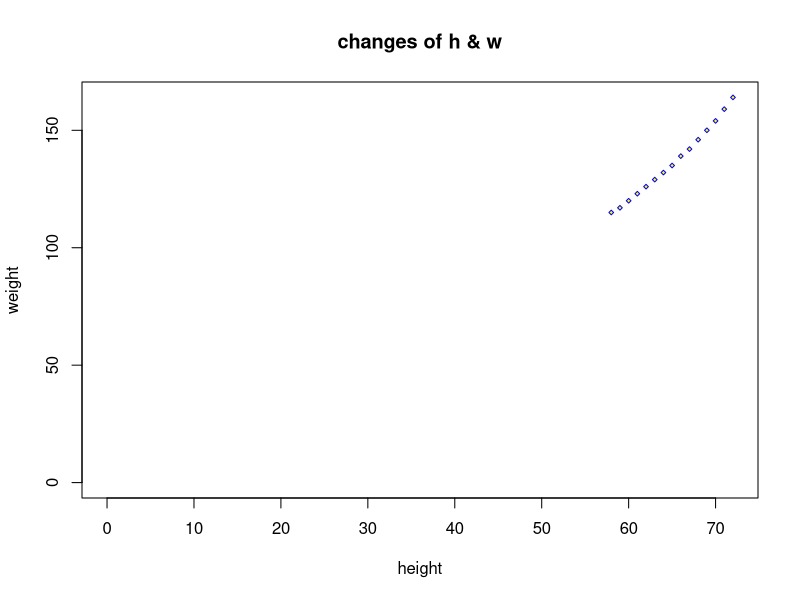
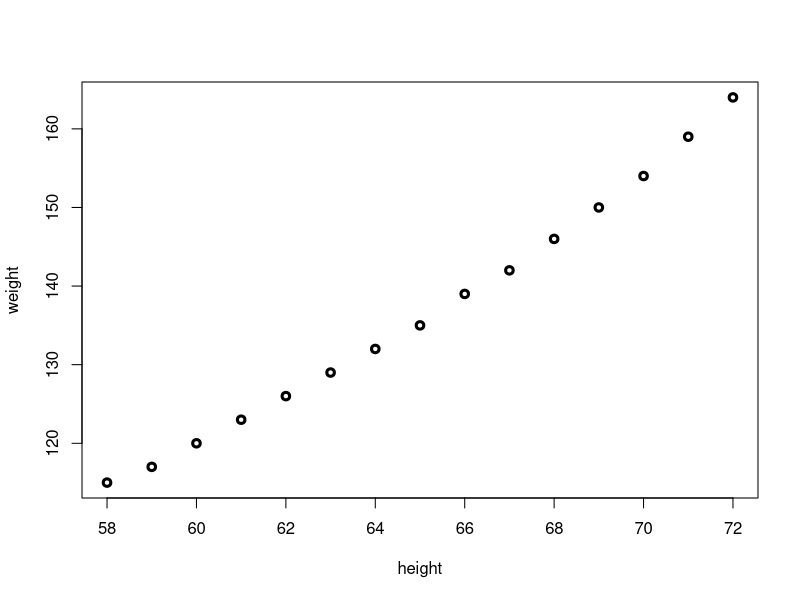

The R script that drew these images, in order:
women

height = women$height
weight = women$weight

plot(x=height, y=weight, xlim = c(0, max(height)), ylim=c(0,max(weight)),
     xlab = "height", ylab = "weight", 
     main ="changes of h & w",
     pch = 23, col = "blue", bg = "yellow", cex=0.5) # 기호 / 선 색 / 배경색 / 기호 크기

plot(height, weight,  xlab = "height", ylab = "weight", type = "p", lty=2, lwd=3) #선그래프 #line type #line width

